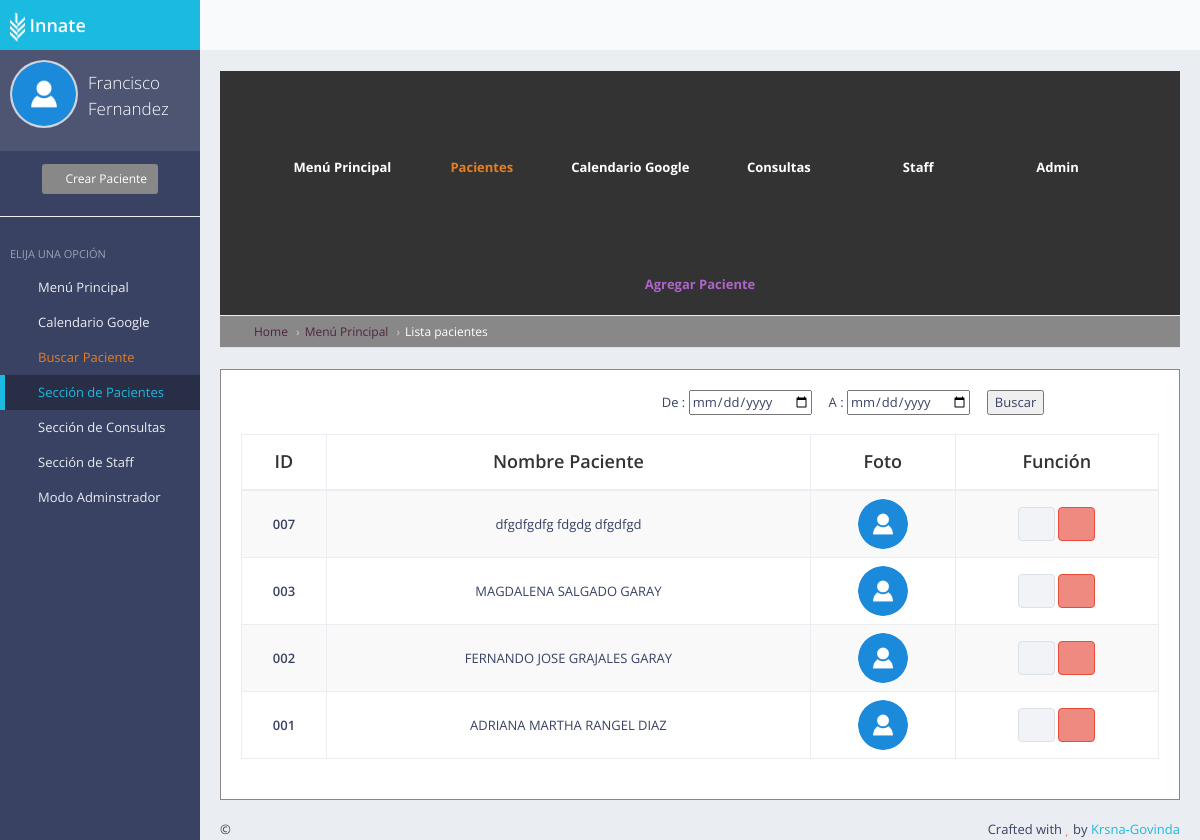
/pacientes/buscar_por_fecha/ (signed in), run on the app's committed database.
### persona/models.py (models this page shows, shortened)
class Persona(models.Model):
    rol_opciones = (
            ('Quiropráctico', 'Quiropráctico'),
            ('Asistente', 'Asistente'),
            ('Radiólogo', 'Radiólogo'),
            ('Capacitación', 'Capacitación'),
            ('Contabilidad', 'Contabilidad'),
            ('Administrador', 'Administrador')
        )
    user   = models.OneToOneField(User, on_delete=models.CASCADE, null=True, blank=True)
    Nombre = models.CharField(max_length=50)
    Apellido_Paterno = models.CharField(max_length=100)
    Apellido_Materno = models.CharField(max_length=100)
    Rol = models.CharField(max_length=15, choices=rol_opciones, default="Quiropràctico")
    Cedula = models.CharField(max_length=50, null=True, blank=True)
    Telefono = models.CharField(max_length=50, null=True, blank=True)
    email = models.CharField(max_length=100, null=True, blank=True)
    Foto = models.ImageField(default='default.jpg', blank=True, upload_to='medicos/')
    facebook = models.CharField(max_length=100, null=True, blank=True)
    twitter = models.CharField(max_length=100, null=True, blank=True)
    linkedin = models.CharField(max_length=100, null=True, blank=True)
    instagram = models.CharField(max_length=100, null=True, blank=True)
    class Meta:
        verbose_name = ("Personas")
        verbose_name_plural = ("Persona")
        ordering = ("-id",)

### paciente/models.py (models this page shows, shortened)
class Paciente(models.Model):
    sexo_opciones= (
        ('M', 'Masculino'),
        ('F', 'Femenino'),
    )
    titulo_opciones= (
        ('Sr', 'Señor'),
        ('Sra', 'Señora'),
        ('Srita', 'Señorita'),
        ('Joven', 'Joven'),
    )
    record = models.CharField(max_length=50, null=True, unique=True)
    Titulo = models.CharField(max_length=50, choices=titulo_opciones, null=True, blank=True, default="Sr.")
    Apellido_Paterno = models.CharField(max_length=100)
    Apellido_Materno = models.CharField(max_length=100)
    Nombre = models.CharField(max_length=50)
    Fecha_Nacimiento = models.DateField()
    Sexo = models.CharField(max_length=1, choices=sexo_opciones, default="M")
    Domicilio = RichTextUploadingField(blank=True, null=True)
    Ciudad = models.CharField(max_length=30, blank=True, null=True, default="CDMX")
    Telefono = models.CharField(max_length=30, blank=True, null=True )
    Email = models.EmailField(null=True, blank=True)
    photo_1 = models.ImageField(default='default.jpg', upload_to='pacientes/fotos/%Y/%m/%d/', blank=True, null=True)
    creada = models.DateTimeField(auto_now_add=True)
    modificada = models.DateTimeField(auto_now=True)
    class Meta:
      verbose_name_plural = "pacientes"
      ordering = ("-id",)
    def otro_nombre(self):
        return self.Nombre + '  ' + self.Apellido_Paterno + '  ' + self.Apellido_Materno

### paciente/views.py (the view)
# urls.py: path('buscar_por_fecha/', login_required(views.SearchResultsFechaView), name='SearchResultsFecha'),
def SearchResultsFechaView(request):
        if request.method=="POST":
            fromdate=request.POST.get('fromdate')
            todate=request.POST.get('todate')
            t=Paciente.objects.filter(Q(creada__gte=fromdate)&Q(creada__lte=todate))
            return render(request, 'paciente/search_results_fecha.html',{"data":t})
        else:
            displaydata=Paciente.objects.all()
            return render(request, 'paciente/search_results_fecha.html', {"data":displaydata})

### paciente/templates/paciente/search_results_fecha.html (shortened to what this page needs)
{% extends 'lista-pacientes.html' %}
{% load static %}
{% load humanize %}
{% block mainblock %}
{% if data %}
    <div class="block full themed-border-night">
        <div class="col-md-4"></div>
        <div class="col-md-8 col-xs-12">
          <form  method="POST">
            <center>
            De : <input type="date" name="fromdate"> &nbsp; &nbsp;
            A : <input type="date" name="todate"> &nbsp; &nbsp;
            <input type="submit" name="search" value="Buscar">
            </center>
          </form>
          <br>
        </div>
        <div class="col-md-4"></div>
      <table  class="table table-bordered table-striped table-vcenter">
          <thead>
              <tr>
                  <th class="text-center themed-color-dark-night">ID</th>
                    <th class="text-center themed-color-dark-night">Nombre Paciente</th>
                    <th class="text-center themed-color-dark-night hidden-xs">Foto</th>
                    <th class="text-center themed-color-dark-night">Función</th>
              </tr>
          </thead>
          <tbody>
{% for x in data %}
<tr>
    <td class="text-center"><strong>{{x.record}}</strong></td>
    <td class="text-center">{{x.otro_nombre}}</td>
    <td class="text-center hidden-xs"><img src="{{x.photo_1.url}}" alt="avatar" class="img-circle" height="50" width="50"></td>
    <td class="text-center">
    <div class="btn-group btn-group-md">
        <a href="{% url 'detalle_paciente' x.id %}" title="Datos personales, galería, consultas y citas" class="btn btn-default"><i class="fa fa-folder-open"></i></a>
    </div>
    {% if request.user.is_superuser %}
    <div class="btn-group btn-group-md">
        <a href="{% url 'class_delete_paciente' x.id %}" data-toggle="tooltip" title="¿Eliminar registro y sus datos?" class="btn btn-danger"><i class="fa fa-times"></i></a>
    </div>
    {% endif %}
    </td>
</tr>
{% endfor %}
    </tbody>
</table>
{% else %}
<center>
<h3>no se han encontrado pacientes...</h3>
<img src="{% static 'website/img/bg-img/gato.png' %}" alt="" style="width:10%;">
</center>
{% endif %}
  {% load navigation_filters %}
{% endblock %}

### paciente/templates/back/master.html (shortened to what this page needs)
{% load static %}
<!DOCTYPE html>
 <html class="no-js" lang="en">
    <head>
        <link rel="stylesheet" href="{% static 'back/css/bootstrap.min.css' %}">
        <link rel="stylesheet" href="{% static 'back/css/plugins.css' %}">
        <link rel="stylesheet" href="{% static 'back/css/main.css' %}">
        <link rel="stylesheet" href="{% static 'back/css/themes.css' %}">
    </head>
    <body >
        <div id="page-wrapper">
            <div id="page-container" class="sidebar-partial sidebar-visible-lg sidebar-no-animations">
                {% block X %}
                <div id="sidebar">
                    <div id="sidebar-scroll">
                        <div class="sidebar-content">
                                <a href="/" class="sidebar-brand">
                                    <img src="{% static 'assets/images/logo_innate_icon_blanco.png' %}" height="30" /> <strong>Innate</strong>
                                </a>
                            <div class="sidebar-section sidebar-user clearfix sidebar-nav-mini-hide">
                                <div class="sidebar-user-avatar">
                                    <a href="{% url 'class_detail_persona' user.persona.id %}">
                                        <img src="{{user.persona.Foto.url}}" alt="avatar" title="Perfil">
                                    </a>
                                </div>
                                <div class="sidebar-user-name">{{user.persona.Nombre}} {{user.persona.Apellido_Paterno}}</div>
                                <div class="sidebar-user-links">
                                    <a href="{% url 'home' %}" data-toggle="tooltip" data-placement="bottom" title="Home"><i class="fa fa-home"></i></a>
                                    <a href="{% url 'class_detail_persona' user.persona.id %}" data-toggle="tooltip" data-placement="bottom" title="Perfil"><i class="gi gi-user"></i></a>
                                    <a href="{% url 'calendario' %}" data-toggle="tooltip" data-placement="bottom" title="Calendario Google"><i class="fa fa-calendar"></i></a>
                                    <a href="{% url 'logout' %}" data-toggle="tooltip" data-placement="bottom" title="Cerrar sesión"><i class="gi gi-exit"></i></a>
                                </div>
                            </div>
                            {% endblock %}
                            {% block sidebar %}{% endblock %}
                        </div>
                    </div>
                </div>
                <div id="main-container">
                    {% block y %}
                    <header class="navbar navbar-default">
                        <ul class="nav navbar-nav-custom">
                            <li>
                                <a href="javascript:void(0)" onclick="App.sidebar('toggle-sidebar');this.blur();">
                                    <i class="fa fa-bars fa-fw"></i>
                                </a>
                            </li>
                        </ul>
                    </header>
                    {% endblock %}
                    <div id="page-content">
                            {% block header %}
                            {% endblock %}
                            {% block mainblock %}
                            {% endblock %}
                    </div>
                    {% block footer %}
                    <footer class="clearfix">
                        <div class="pull-right">
                            Crafted with <i class="fa fa-heart text-danger"></i> by <a href="#" target="_blank">Krsna-Govinda</a>
                        </div>
                        <div class="pull-left">
                             &copy;
                        </div>
                    </footer>
                    {% endblock %}
                </div>
            </div>
        </div>
    </body>
</html>

### paciente/static/back/css/themes.css (style rules this page uses)
.themed-border-night { border-color: #888888 !important; }
.themed-color-dark-night { color: #333333 !important; }

### data on the page
Paciente: record "007", otro_nombre "dfgdfgdfg fdgdg dfgdfgd", photo_1 (placeholder picture)
Paciente: record "003", otro_nombre "MAGDALENA SALGADO GARAY", photo_1 (placeholder picture)
Paciente: record "002", otro_nombre "FERNANDO JOSE GRAJALES GARAY", photo_1 (placeholder picture)
Paciente: record "001", otro_nombre "ADRIANA MARTHA RANGEL DIAZ", photo_1 (placeholder picture)

### other printed values
{{ user.persona.Nombre }} "Francisco"
{{ user.persona.Apellido_Paterno }} "Fernandez"
